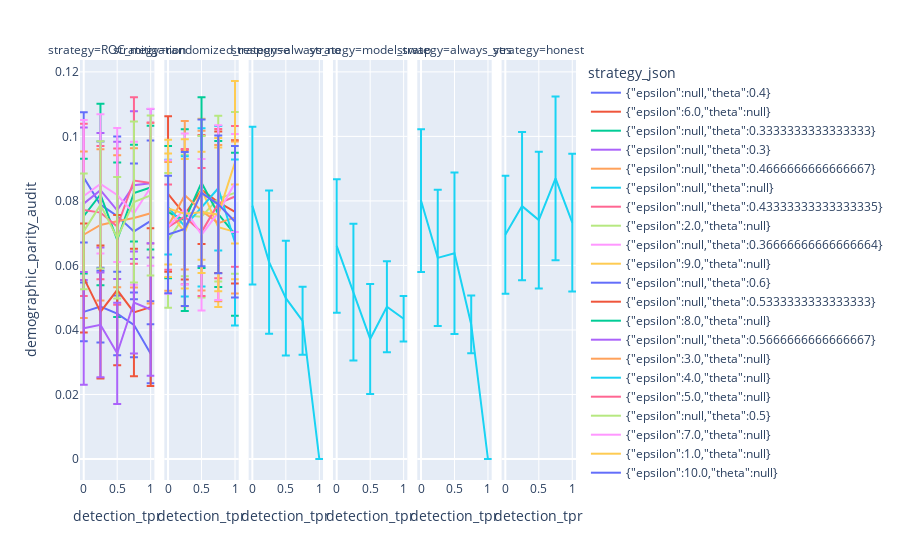

Notebook code for this chart:
### Code cell
px.line(
    manipulation.sort("detection_tpr").with_columns(
        pl.col("demographic_parity_audit_std") / sqrt(5)
    ),
    x="detection_tpr",
    y="demographic_parity_audit",
    error_y="demographic_parity_audit_std",
    facet_col="strategy",
    color="strategy_json",
)

### Figure 1 — Plotly figure (JSON) as saved in the notebook; plotly's stock layout.template omitted (floating-point values rounded to 4 significant figures)
{"data": [{"error_y": {"array": [0.02019, 0.01958, 0.02464, 0.021, 0.02492]}, "hovertemplate": "strategy_json={\"epsilon\":null,\"theta\":0.4}<br>strategy=ROC_mitigation<br>detection_tpr=%{x}<br>demographic_parity_audit=%{y}<extra></extra>", "legendgroup": "{\"epsilon\":null,\"theta\":0.4}", "line": {"color": "#636efa", "dash": "solid"}, "marker": {"symbol": "circle"}, "mode": "lines", "name": "{\"epsilon\":null,\"theta\":0.4}", "orientation": "v", "showlegend": true, "type": "scatter", "x": [0, 0.25, 0.5, 0.75, 1], "xaxis": "x", "y": [0.08727, 0.07883, 0.07533, 0.07056, 0.07384], "yaxis": "y"}, {"error_y": {"array": [0.02413, 0.0201, 0.01686, 0.02194, 0.02221]}, "hovertemplate": "strategy_json={\"epsilon\":6.0,\"theta\":null}<br>strategy=randomized_response<br>detection_tpr=%{x}<br>demographic_parity_audit=%{y}<extra></extra>", "legendgroup": "{\"epsilon\":6.0,\"theta\":null}", "line": {"color": "#EF553B", "dash": "solid"}, "marker": {"symbol": "circle"}, "mode": "lines", "name": "{\"epsilon\":6.0,\"theta\":null}", "orientation": "v", "showlegend": true, "type": "scatter", "x": [0, 0.25, 0.5, 0.75, 1], "xaxis": "x2", "y": [0.08214, 0.07578, 0.08348, 0.0796, 0.0766], "yaxis": "y2"}, {"error_y": {"array": [0.01778, 0.02811, 0.02392, 0.01499, 0.01917]}, "hovertemplate": "strategy_json={\"epsilon\":null,\"theta\":0.3333333333333333}<br>strategy=ROC_mitigation<br>detection_tpr=%{x}<br>demographic_parity_audit=%{y}<extra></extra>", "legendgroup": "{\"epsilon\":null,\"theta\":0.3333333333333333}", "line": {"color": "#00cc96", "dash": "solid"}, "marker": {"symbol": "circle"}, "mode": "lines", "name": "{\"epsilon\":null,\"theta\":0.3333333333333333}", "orientation": "v", "showlegend": true, "type": "scatter", "x": [0, 0.25, 0.5, 0.75, 1], "xaxis": "x", "y": [0.07527, 0.08198, 0.06795, 0.08243, 0.08415], "yaxis": "y"}, {"error_y": {"array": [0.02363, 0.01775, 0.02125, 0.02291, 0.023]}, "hovertemplate": "strategy_json={\"epsilon\":null,\"theta\":0.3}<br>strategy=ROC_mitigation<br>detection_tpr=%{x}<br>demographic_parity_audit=%{y}<extra></extra>", "legendgroup": "{\"epsilon\":null,\"theta\":0.3}", "line": {"color": "#ab63fa", "dash": "solid"}, "marker": {"symbol": "circle"}, "mode": "lines", "name": "{\"epsilon\":null,\"theta\":0.3}", "orientation": "v", "showlegend": true, "type": "scatter", "x": [0, 0.25, 0.5, 0.75, 1], "xaxis": "x", "y": [0.07915, 0.08332, 0.07705, 0.08488, 0.08549], "yaxis": "y"}, {"error_y": {"array": [0.0258, 0.02343, 0.02044, 0.02158, 0.02797]}, "hovertemplate": "strategy_json={\"epsilon\":null,\"theta\":0.4666666666666667}<br>strategy=ROC_mitigation<br>detection_tpr=%{x}<br>demographic_parity_audit=%{y}<extra></extra>", "legendgroup": "{\"epsilon\":null,\"theta\":0.4666666666666667}", "line": {"color": "#FFA15A", "dash": "solid"}, "marker": {"symbol": "circle"}, "mode": "lines", "name": "{\"epsilon\":null,\"theta\":0.4666666666666667}", "orientation": "v", "showlegend": true, "type": "scatter", "x": [0, 0.25, 0.5, 0.75, 1], "xaxis": "x", "y": [0.06951, 0.07256, 0.07371, 0.07473, 0.07616], "yaxis": "y"}, {"error_y": {"array": [0.02442, 0.02218, 0.01776, 0.01055, 0]}, "hovertemplate": "strategy_json={\"epsilon\":null,\"theta\":null}<br>strategy=always_no<br>detection_tpr=%{x}<br>demographic_parity_audit=%{y}<extra></extra>", "legendgroup": "{\"epsilon\":null,\"theta\":null}", "line": {"color": "#19d3f3", "dash": "solid"}, "marker": {"symbol": "circle"}, "mode": "lines", "name": "{\"epsilon\":null,\"theta\":null}", "orientation": "v", "showlegend": true, "type": "scatter", "x": [0, 0.25, 0.5, 0.75, 1], "xaxis": "x3", "y": [0.07855, 0.06102, 0.04986, 0.04284, 0], "yaxis": "y3"}, {"error_y": {"array": [0.02068, 0.02119, 0.01706, 0.01408, 0.007074]}, "hovertemplate": "strategy_json={\"epsilon\":null,\"theta\":null}<br>strategy=model_swap<br>detection_tpr=%{x}<br>demographic_parity_audit=%{y}<extra></extra>", "legendgroup": "{\"epsilon\":null,\"theta\":null}", "line": {"color": "#19d3f3", "dash": "solid"}, "marker": {"symbol": "circle"}, "mode": "lines", "name": "{\"epsilon\":null,\"theta\":null}", "orientation": "v", "showlegend": false, "type": "scatter", "x": [0, 0.25, 0.5, 0.75, 1], "xaxis": "x4", "y": [0.06605, 0.05174, 0.03721, 0.04718, 0.04346], "yaxis": "y4"}, {"error_y": {"array": [0.02214, 0.02111, 0.02502, 0.008928, 0]}, "hovertemplate": "strategy_json={\"epsilon\":null,\"theta\":null}<br>strategy=always_yes<br>detection_tpr=%{x}<br>demographic_parity_audit=%{y}<extra></extra>", "legendgroup": "{\"epsilon\":null,\"theta\":null}", "line": {"color": "#19d3f3", "dash": "solid"}, "marker": {"symbol": "circle"}, "mode": "lines", "name": "{\"epsilon\":null,\"theta\":null}", "orientation": "v", "showlegend": false, "type": "scatter", "x": [0, 0.25, 0.5, 0.75, 1], "xaxis": "x5", "y": [0.08011, 0.06235, 0.06376, 0.04172, 0], "yaxis": "y5"}, {"error_y": {"array": [0.01832, 0.02295, 0.02118, 0.02535, 0.02134]}, "hovertemplate": "strategy_json={\"epsilon\":null,\"theta\":null}<br>strategy=honest<br>detection_tpr=%{x}<br>demographic_parity_audit=%{y}<extra></extra>", "legendgroup": "{\"epsilon\":null,\"theta\":null}", "line": {"color": "#19d3f3", "dash": "solid"}, "marker": {"symbol": "circle"}, "mode": "lines", "name": "{\"epsilon\":null,\"theta\":null}", "orientation": "v", "showlegend": false, "type": "scatter", "x": [0, 0.25, 0.5, 0.75, 1], "xaxis": "x6", "y": [0.0695, 0.07839, 0.07406, 0.08698, 0.07326], "yaxis": "y6"}, {"error_y": {"array": [0.02672, 0.02063, 0.02421, 0.02578, 0.01876]}, "hovertemplate": "strategy_json={\"epsilon\":null,\"theta\":0.43333333333333335}<br>strategy=ROC_mitigation<br>detection_tpr=%{x}<br>demographic_parity_audit=%{y}<extra></extra>", "legendgroup": "{\"epsilon\":null,\"theta\":0.43333333333333335}", "line": {"color": "#FF6692", "dash": "solid"}, "marker": {"symbol": "circle"}, "mode": "lines", "name": "{\"epsilon\":null,\"theta\":0.43333333333333335}", "orientation": "v", "showlegend": true, "type": "scatter", "x": [0, 0.25, 0.5, 0.75, 1], "xaxis": "x", "y": [0.07721, 0.07638, 0.07205, 0.08631, 0.08555], "yaxis": "y"}, {"error_y": {"array": [0.02091, 0.01883, 0.02503, 0.0257, 0.0251]}, "hovertemplate": "strategy_json={\"epsilon\":2.0,\"theta\":null}<br>strategy=randomized_response<br>detection_tpr=%{x}<br>demographic_parity_audit=%{y}<extra></extra>", "legendgroup": "{\"epsilon\":2.0,\"theta\":null}", "line": {"color": "#B6E880", "dash": "solid"}, "marker": {"symbol": "circle"}, "mode": "lines", "name": "{\"epsilon\":2.0,\"theta\":null}", "orientation": "v", "showlegend": true, "type": "scatter", "x": [0, 0.25, 0.5, 0.75, 1], "xaxis": "x2", "y": [0.06777, 0.07549, 0.07511, 0.08071, 0.0825], "yaxis": "y2"}, {"error_y": {"array": [0.02355, 0.02158, 0.02074, 0.02214, 0.02432]}, "hovertemplate": "strategy_json={\"epsilon\":null,\"theta\":0.36666666666666664}<br>strategy=ROC_mitigation<br>detection_tpr=%{x}<br>demographic_parity_audit=%{y}<extra></extra>", "legendgroup": "{\"epsilon\":null,\"theta\":0.36666666666666664}", "line": {"color": "#FF97FF", "dash": "solid"}, "marker": {"symbol": "circle"}, "mode": "lines", "name": "{\"epsilon\":null,\"theta\":0.36666666666666664}", "orientation": "v", "showlegend": true, "type": "scatter", "x": [0, 0.25, 0.5, 0.75, 1], "xaxis": "x", "y": [0.08154, 0.08526, 0.08183, 0.07616, 0.08421], "yaxis": "y"}, {"error_y": {"array": [0.01722, 0.02282, 0.02183, 0.02473, 0.01468]}, "hovertemplate": "strategy_json={\"epsilon\":9.0,\"theta\":null}<br>strategy=randomized_response<br>detection_tpr=%{x}<br>demographic_parity_audit=%{y}<extra></extra>", "legendgroup": "{\"epsilon\":9.0,\"theta\":null}", "line": {"color": "#FECB52", "dash": "solid"}, "marker": {"symbol": "circle"}, "mode": "lines", "name": "{\"epsilon\":9.0,\"theta\":null}", "orientation": "v", "showlegend": true, "type": "scatter", "x": [0, 0.25, 0.5, 0.75, 1], "xaxis": "x2", "y": [0.07748, 0.07018, 0.08361, 0.07183, 0.0704], "yaxis": "y2"}, {"error_y": {"array": [0.009098, 0.01112, 0.01292, 0.01001, 0.009161]}, "hovertemplate": "strategy_json={\"epsilon\":null,\"theta\":0.6}<br>strategy=ROC_mitigation<br>detection_tpr=%{x}<br>demographic_parity_audit=%{y}<extra></extra>", "legendgroup": "{\"epsilon\":null,\"theta\":0.6}", "line": {"color": "#636efa", "dash": "solid"}, "marker": {"symbol": "circle"}, "mode": "lines", "name": "{\"epsilon\":null,\"theta\":0.6}", "orientation": "v", "showlegend": true, "type": "scatter", "x": [0, 0.25, 0.5, 0.75, 1], "xaxis": "x", "y": [0.04559, 0.04725, 0.04508, 0.04158, 0.0326], "yaxis": "y"}, {"error_y": {"array": [0.01689, 0.02061, 0.02329, 0.01976, 0.02447]}, "hovertemplate": "strategy_json={\"epsilon\":null,\"theta\":0.5333333333333333}<br>strategy=ROC_mitigation<br>detection_tpr=%{x}<br>demographic_parity_audit=%{y}<extra></extra>", "legendgroup": "{\"epsilon\":null,\"theta\":0.5333333333333333}", "line": {"color": "#EF553B", "dash": "solid"}, "marker": {"symbol": "circle"}, "mode": "lines", "name": "{\"epsilon\":null,\"theta\":0.5333333333333333}", "orientation": "v", "showlegend": true, "type": "scatter", "x": [0, 0.25, 0.5, 0.75, 1], "xaxis": "x", "y": [0.05613, 0.04559, 0.05238, 0.04544, 0.04709], "yaxis": "y"}, {"error_y": {"array": [0.02046, 0.02815, 0.02646, 0.02265, 0.02525]}, "hovertemplate": "strategy_json={\"epsilon\":8.0,\"theta\":null}<br>strategy=randomized_response<br>detection_tpr=%{x}<br>demographic_parity_audit=%{y}<extra></extra>", "legendgroup": "{\"epsilon\":8.0,\"theta\":null}", "line": {"color": "#00cc96", "dash": "solid"}, "marker": {"symbol": "circle"}, "mode": "lines", "name": "{\"epsilon\":8.0,\"theta\":null}", "orientation": "v", "showlegend": true, "type": "scatter", "x": [0, 0.25, 0.5, 0.75, 1], "xaxis": "x2", "y": [0.07652, 0.07406, 0.08564, 0.07594, 0.06966], "yaxis": "y2"}, {"error_y": {"array": [0.01745, 0.01623, 0.0157, 0.01578, 0.02053]}, "hovertemplate": "strategy_json={\"epsilon\":null,\"theta\":0.5666666666666667}<br>strategy=ROC_mitigation<br>detection_tpr=%{x}<br>demographic_parity_audit=%{y}<extra></extra>", "legendgroup": "{\"epsilon\":null,\"theta\":0.5666666666666667}", "line": {"color": "#ab63fa", "dash": "solid"}, "marker": {"symbol": "circle"}, "mode": "lines", "name": "{\"epsilon\":null,\"theta\":0.5666666666666667}", "orientation": "v", "showlegend": true, "type": "scatter", "x": [0, 0.25, 0.5, 0.75, 1], "xaxis": "x", "y": [0.0405, 0.04158, 0.03276, 0.04852, 0.04633], "yaxis": "y"}, {"error_y": {"array": [0.01993, 0.02301, 0.02479, 0.02423, 0.02356]}, "hovertemplate": "strategy_json={\"epsilon\":3.0,\"theta\":null}<br>strategy=randomized_response<br>detection_tpr=%{x}<br>demographic_parity_audit=%{y}<extra></extra>", "legendgroup": "{\"epsilon\":3.0,\"theta\":null}", "line": {"color": "#FFA15A", "dash": "solid"}, "marker": {"symbol": "circle"}, "mode": "lines", "name": "{\"epsilon\":3.0,\"theta\":null}", "orientation": "v", "showlegend": true, "type": "scatter", "x": [0, 0.25, 0.5, 0.75, 1], "xaxis": "x2", "y": [0.07212, 0.08176, 0.07699, 0.0731, 0.07489], "yaxis": "y2"}, {"error_y": {"array": [0.0147, 0.02173, 0.02454, 0.01927, 0.0257]}, "hovertemplate": "strategy_json={\"epsilon\":4.0,\"theta\":null}<br>strategy=randomized_response<br>detection_tpr=%{x}<br>demographic_parity_audit=%{y}<extra></extra>", "legendgroup": "{\"epsilon\":4.0,\"theta\":null}", "line": {"color": "#19d3f3", "dash": "solid"}, "marker": {"symbol": "circle"}, "mode": "lines", "name": "{\"epsilon\":4.0,\"theta\":null}", "orientation": "v", "showlegend": true, "type": "scatter", "x": [0, 0.25, 0.5, 0.75, 1], "xaxis": "x2", "y": [0.07809, 0.07212, 0.07801, 0.08393, 0.06712], "yaxis": "y2"}, {"error_y": {"array": [0.0132, 0.02097, 0.01984, 0.02316, 0.02182]}, "hovertemplate": "strategy_json={\"epsilon\":5.0,\"theta\":null}<br>strategy=randomized_response<br>detection_tpr=%{x}<br>demographic_parity_audit=%{y}<extra></extra>", "legendgroup": "{\"epsilon\":5.0,\"theta\":null}", "line": {"color": "#FF6692", "dash": "solid"}, "marker": {"symbol": "circle"}, "mode": "lines", "name": "{\"epsilon\":5.0,\"theta\":null}", "orientation": "v", "showlegend": true, "type": "scatter", "x": [0, 0.25, 0.5, 0.75, 1], "xaxis": "x2", "y": [0.07188, 0.07511, 0.07033, 0.07915, 0.08138], "yaxis": "y2"}, {"error_y": {"array": [0.01796, 0.01972, 0.01883, 0.02497, 0.0248]}, "hovertemplate": "strategy_json={\"epsilon\":null,\"theta\":0.5}<br>strategy=ROC_mitigation<br>detection_tpr=%{x}<br>demographic_parity_audit=%{y}<extra></extra>", "legendgroup": "{\"epsilon\":null,\"theta\":0.5}", "line": {"color": "#B6E880", "dash": "solid"}, "marker": {"symbol": "circle"}, "mode": "lines", "name": "{\"epsilon\":null,\"theta\":0.5}", "orientation": "v", "showlegend": true, "type": "scatter", "x": [0, 0.25, 0.5, 0.75, 1], "xaxis": "x", "y": [0.07056, 0.07877, 0.06855, 0.07966, 0.0817], "yaxis": "y"}, {"error_y": {"array": [0.0207, 0.02342, 0.02351, 0.0271, 0.0152]}, "hovertemplate": "strategy_json={\"epsilon\":7.0,\"theta\":null}<br>strategy=randomized_response<br>detection_tpr=%{x}<br>demographic_parity_audit=%{y}<extra></extra>", "legendgroup": "{\"epsilon\":7.0,\"theta\":null}", "line": {"color": "#FF97FF", "dash": "solid"}, "marker": {"symbol": "circle"}, "mode": "lines", "name": "{\"epsilon\":7.0,\"theta\":null}", "orientation": "v", "showlegend": true, "type": "scatter", "x": [0, 0.25, 0.5, 0.75, 1], "xaxis": "x2", "y": [0.07193, 0.0775, 0.06951, 0.07638, 0.08555], "yaxis": "y2"}, {"error_y": {"array": [0.02127, 0.02314, 0.01876, 0.02375, 0.02519]}, "hovertemplate": "strategy_json={\"epsilon\":1.0,\"theta\":null}<br>strategy=randomized_response<br>detection_tpr=%{x}<br>demographic_parity_audit=%{y}<extra></extra>", "legendgroup": "{\"epsilon\":1.0,\"theta\":null}", "line": {"color": "#FECB52", "dash": "solid"}, "marker": {"symbol": "circle"}, "mode": "lines", "name": "{\"epsilon\":1.0,\"theta\":null}", "orientation": "v", "showlegend": true, "type": "scatter", "x": [0, 0.25, 0.5, 0.75, 1], "xaxis": "x2", "y": [0.07766, 0.076, 0.07645, 0.07578, 0.09198], "yaxis": "y2"}, {"error_y": {"array": [0.0182, 0.02388, 0.02278, 0.02132, 0.0235]}, "hovertemplate": "strategy_json={\"epsilon\":10.0,\"theta\":null}<br>strategy=randomized_response<br>detection_tpr=%{x}<br>demographic_parity_audit=%{y}<extra></extra>", "legendgroup": "{\"epsilon\":10.0,\"theta\":null}", "line": {"color": "#636efa", "dash": "solid"}, "marker": {"symbol": "circle"}, "mode": "lines", "name": "{\"epsilon\":10.0,\"theta\":null}", "orientation": "v", "showlegend": true, "type": "scatter", "x": [0, 0.25, 0.5, 0.75, 1], "xaxis": "x2", "y": [0.06957, 0.07132, 0.0825, 0.07893, 0.07355], "yaxis": "y2"}], "layout": {"annotations": [{"font": {}, "showarrow": false, "text": "strategy=ROC_mitigation", "x": 0.075, "xanchor": "center", "xref": "paper", "y": 1, "yanchor": "bottom", "yref": "paper"}, {"font": {}, "showarrow": false, "text": "strategy=randomized_response", "x": 0.245, "xanchor": "center", "xref": "paper", "y": 1, "yanchor": "bottom", "yref": "paper"}, {"font": {}, "showarrow": false, "text": "strategy=always_no", "x": 0.415, "xanchor": "center", "xref": "paper", "y": 1, "yanchor": "bottom", "yref": "paper"}, {"font": {}, "showarrow": false, "text": "strategy=model_swap", "x": 0.585, "xanchor": "center", "xref": "paper", "y": 1, "yanchor": "bottom", "yref": "paper"}, {"font": {}, "showarrow": false, "text": "strategy=always_yes", "x": 0.755, "xanchor": "center", "xref": "paper", "y": 1, "yanchor": "bottom", "yref": "paper"}, {"font": {}, "showarrow": false, "text": "strategy=honest", "x": 0.925, "xanchor": "center", "xref": "paper", "y": 1, "yanchor": "bottom", "yref": "paper"}], "legend": {"title": {"text": "strategy_json"}, "tracegroupgap": 0}, "margin": {"t": 60}, "xaxis": {"anchor": "y", "domain": [0, 0.15], "title": {"text": "detection_tpr"}}, "xaxis2": {"anchor": "y2", "domain": [0.17, 0.32], "matches": "x", "title": {"text": "detection_tpr"}}, "xaxis3": {"anchor": "y3", "domain": [0.34, 0.49], "matches": "x", "title": {"text": "detection_tpr"}}, "xaxis4": {"anchor": "y4", "domain": [0.51, 0.66], "matches": "x", "title": {"text": "detection_tpr"}}, "xaxis5": {"anchor": "y5", "domain": [0.68, 0.83], "matches": "x", "title": {"text": "detection_tpr"}}, "xaxis6": {"anchor": "y6", "domain": [0.85, 1], "matches": "x", "title": {"text": "detection_tpr"}}, "yaxis": {"anchor": "x", "domain": [0, 1], "title": {"text": "demographic_parity_audit"}}, "yaxis2": {"anchor": "x2", "domain": [0, 1], "matches": "y", "showticklabels": false}, "yaxis3": {"anchor": "x3", "domain": [0, 1], "matches": "y", "showticklabels": false}, "yaxis4": {"anchor": "x4", "domain": [0, 1], "matches": "y", "showticklabels": false}, "yaxis5": {"anchor": "x5", "domain": [0, 1], "matches": "y", "showticklabels": false}, "yaxis6": {"anchor": "x6", "domain": [0, 1], "matches": "y", "showticklabels": false}}}
